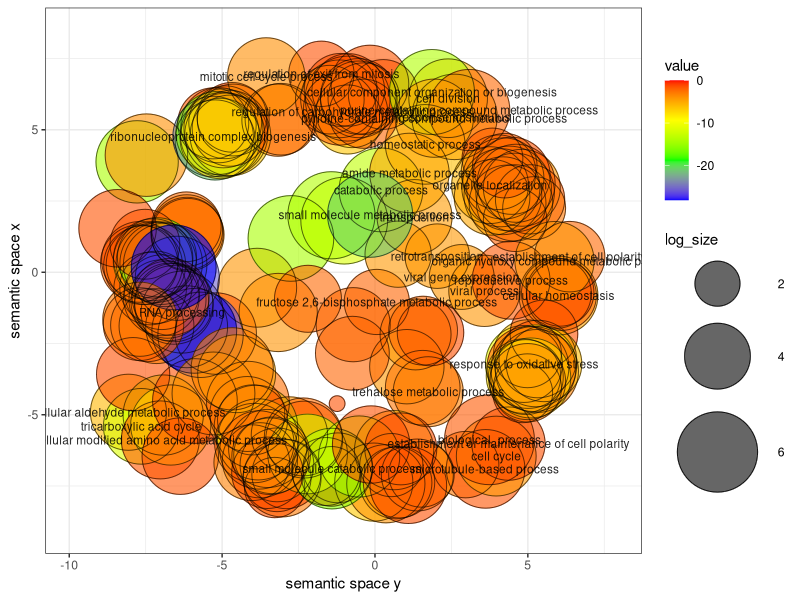

The R source for this figure:
# A plotting R script produced by the Revigo server at http://revigo.irb.hr/
# If you found Revigo useful in your work, please cite the following reference:
# Supek F et al. "REVIGO summarizes and visualizes long lists of Gene Ontology
# terms" PLoS ONE 2011. doi:10.1371/journal.pone.0021800

# --------------------------------------------------------------------------
# If you don't have the ggplot2 package installed, uncomment the following line:
# install.packages( "ggplot2" );
library( ggplot2 );

# --------------------------------------------------------------------------
# If you don't have the scales package installed, uncomment the following line:
# install.packages( "scales" );
library( scales );

# --------------------------------------------------------------------------
# Here is your data from Revigo. Scroll down for plot configuration options.

revigo.names <- c("term_ID","description","frequency","plot_X","plot_Y","log_size","value","uniqueness","dispensability");
revigo.data <- rbind(c("GO:0000096","sulfur amino acid metabolic process",0.6284080200527409,-2.7976890684165694,-5.71144672518914,5.4070695266584865,-4.204815410317576,0.7513636671306457,0.4200764),
c("GO:0000103","sulfate assimilation",0.10871549816971335,1.3275208656603286,-2.181608182597154,4.645127399258391,-4.196542884351586,0.8716535821191994,0.61343808),
c("GO:0000255","allantoin metabolic process",0.028502467087896045,2.96583044126969,-6.75081318000658,4.063746061613443,-2.8416375079047502,0.9525397625449709,0.53515942),
c("GO:0000256","allantoin catabolic process",0.022120178904915525,1.5198748682236478,-7.094323934223381,3.9536630637470913,-2.838631997765025,0.8980101791710855,0.52607924),
c("GO:0000280","nuclear division",0.43374453844241945,-5.116862355647386,5.162078306945008,5.24606259034848,-1.705533773838407,0.9105084248796378,0.5294018),
c("GO:0000375","RNA splicing, via transesterification reactions",0.7890999083342936,-6.786551284533225,-0.9635368681753625,5.505959454108139,-3.3615107430453626,0.7668381681869095,0.64070482),
c("GO:0000422","autophagy of mitochondrion",0.14793223462147911,0.6852271572307014,-7.3913238027782695,4.778896150054801,-3.2034256667895704,0.8249492055906028,0.62875582),
c("GO:0000460","maturation of 5.8S rRNA",0.18188659847964198,-6.124366771377045,1.3160982027361123,4.86863268466387,-4.086716098239582,0.7341881614391184,0.69847311),
c("GO:0000466","maturation of 5.8S rRNA from tricistronic rRNA transcript (SSU-rRNA, 5.8S rRNA, LSU-rRNA)",0.12304549500785934,-6.153044508326435,1.467005563226312,4.698900511659352,-4.082494490447453,0.7409311122417078,0.51949932),
c("GO:0000470","maturation of LSU-rRNA",0.1726835998231961,-6.1467193441260255,1.3597197012960038,4.84608339025569,-2.623423042943488,0.7331803816287739,0.69489856),
c("GO:0000479","endonucleolytic cleavage of tricistronic rRNA transcript (SSU-rRNA, 5.8S rRNA, LSU-rRNA)",0.07345415589845265,-6.171079306695991,1.5957722356725927,4.474857031317561,-2.3089185078770313,0.752752864513044,0.59273434),
c("GO:0000966","RNA 5'-end processing",0.16293664216619538,-7.166255286592121,-0.5309642244408133,4.820851429050545,-2.2941362877160807,0.8010631639952048,0.53478653),
c("GO:0002181","cytoplasmic translation",0.37754692803215667,-7.146589793647815,-1.891184717568999,5.185799878745934,-6.585026652029182,0.8337468814024593,0.40742207),
c("GO:0003333","amino acid transmembrane transport",0.729850220273859,4.336558365491218,2.414298432105004,5.472061314578336,-3.7520267336381936,0.9406695968324913,0.28020643),
c("GO:0005975","carbohydrate metabolic process",5.177832504046095,-7.780017337958754,3.874206264067271,6.322974310459075,-14.197910742118268,0.9117996459498419,0.15876713),
c("GO:0005976","polysaccharide metabolic process",1.5000124790594245,-3.853045475126044,-0.543647730621598,5.784921691257273,-4.063486257521107,0.8371996289579291,0.67734405),
c("GO:0005991","trehalose metabolic process",0.0813132558476454,1.7421243655101044,-4.193164365445367,4.519000603339641,-3.214670164989233,0.8833861411254145,0.07217485),
c("GO:0005996","monosaccharide metabolic process",1.0398527008253557,-2.344897958775339,-5.778515712088958,5.625798958668663,-2.309803919971486,0.7727750334053636,0.64867339),
c("GO:0006003","fructose 2,6-bisphosphate metabolic process",0.020200323608839624,0.05894011975796593,-1.0430131001786525,3.9142373477677412,-2.05453141486818,0.9002069150117368,0.09604616),
c("GO:0006066","alcohol metabolic process",1.085552640930793,-3.038394895654208,-7.217951430113805,5.644477979471213,-2.889410289700751,0.8270558884707871,0.40214077),
c("GO:0006081","cellular aldehyde metabolic process",0.5676347545201639,-8.063121658408491,-4.913416312367441,5.362896967802544,-5.749579997691106,0.8960722328666122,0.13467306),
c("GO:0006082","organic acid metabolic process",8.445551746967404,-3.89222223810293,-5.432442486267725,6.535454260345129,-13.935542010773082,0.7502666118249873,0.53857455),
c("GO:0006091","generation of precursor metabolites and energy",2.4286809447125486,-6.926380767352223,-5.011911670542608,5.994197012048046,-13.089909454405932,0.8786668243139837,0.16329012),
c("GO:0006099","tricarboxylic acid cycle",0.4936760212682554,-7.6450231001564495,-5.4073752459317195,5.302270305083983,-11.455931955649724,0.855972473970304,0.13244398),
c("GO:0006102","isocitrate metabolic process",0.04427481675104267,-3.202629457049686,-7.209156770386434,4.255007021791755,-1.5030703519267852,0.8160251402393849,0.66019511),
c("GO:0006103","2-oxoglutarate metabolic process",0.005614346064550162,-3.283295154203671,-7.55530808533845,3.358315640082196,-1.5016894462103996,0.8436604308970824,0.55476187),
c("GO:0006109","regulation of carbohydrate metabolic process",0.1316676143695951,-0.7554478499526165,5.628645791038863,4.7283131918551256,-6.116338564846383,0.956927416800488,-0),
c("GO:0006121","mitochondrial electron transport, succinate to ubiquinone",0.027114264027656546,0.7574495754544318,0.6333790497557862,4.042063349432156,-4.226945306635737,0.890622884065338,0.66243088),
c("GO:0006139","nucleobase-containing compound metabolic process",18.39314412781983,-2.7497007139286076,1.1859484555218516,6.873482138619112,-14.331614083309999,0.8941144815618616,0.15341964),
c("GO:0006259","DNA metabolic process",5.572970721566783,-6.9927635573037605,0.31800699568019664,6.3549130597720795,-5.406713932979542,0.8126642248150433,0.64503033),
c("GO:0006260","DNA replication",1.4421509940592292,-7.584785597518522,0.24867492726191556,5.767837581402916,-2.701146923590293,0.8341503303270422,0.66164169),
c("GO:0006261","DNA-templated DNA replication",0.8777086143070274,-7.71334447060038,0.30418808604269915,5.552177685196805,-2.1617807780923743,0.8425467935875736,0.62403964),
c("GO:0006278","RNA-templated DNA biosynthetic process",0.17927264165344634,-7.354715933291432,-0.5716919518916961,4.862346087237822,-1.8927900303521317,0.8079249791634779,0.52804717),
c("GO:0006310","DNA recombination",1.827734239452524,-7.491412067945538,0.2658521392038623,5.870739739053611,-4.110698297493689,0.8298170987132298,0.48885058),
c("GO:0006366","transcription by RNA polymerase II",0.5182403236462522,-6.9881271494051145,-0.8954215291022937,5.323359371070169,-2.0530567293021744,0.7865087688649633,0.60857946),
c("GO:0006396","RNA processing",4.402491558667012,-6.31040327883366,-1.3998819123519501,6.2525248812610785,-25.139661993429005,0.7322571920795743,0),
c("GO:0006397","mRNA processing",1.2042316958165515,-6.582106576018026,-1.064582344810195,5.689537048003264,-7.476253533188435,0.7593668206608984,0.67661264),
c("GO:0006399","tRNA metabolic process",2.3934466773236682,-7.154632942823449,0.3496947977124319,5.987850309592963,-4.82102305270683,0.8128257173857828,0.67362954),
c("GO:0006412","translation",4.432288697403288,-6.160158509403414,-1.9129210145754727,6.255454388144548,-10.214670164989233,0.7860736159858009,0.56825396),
c("GO:0006468","protein phosphorylation",3.756826993126081,-5.209211666996438,-2.1513218686579556,6.183647586752504,-1.7144426909922261,0.8115188911792922,0.56453391),
c("GO:0006520","amino acid metabolic process",5.5080894579711925,-7.475242039172717,4.108461669629398,6.349827285704941,-3.844663962534938,0.911080441131045,0.16090486),
c("GO:0006530","asparagine catabolic process",0.004821790416682932,-1.4277645069983864,-7.164471072765852,3.292256071356476,-1.4975728800155672,0.7823816232001011,0.55896558),
c("GO:0006536","glutamate metabolic process",0.2664808378012222,-3.2055576976062423,-6.759523247040444,5.034496102960969,-4.4698003017969175,0.7666857503808544,0.34270487),
c("GO:0006537","glutamate biosynthetic process",0.08302881884939528,-4.003945637812732,-5.181573445521195,4.528067840594207,-1.4436974992327127,0.7636711697163597,0.68113712),
c("GO:0006575","cellular modified amino acid metabolic process",1.0867980855202988,-7.021321970479119,-5.883975943523009,5.644975954811678,-1.6108339156354676,0.8889760588175354,0.14611488),
c("GO:0006631","fatty acid metabolic process",1.7695330877461002,-3.9480186480397026,-5.993748904881681,5.856685398354459,-3.237321436272564,0.7322320027017241,0.62487897),
c("GO:0006694","steroid biosynthetic process",0.22341700669847356,-7.911274183437909,-3.57740606612463,4.957947119978726,-1.342944147142896,0.8918302454087725,0.19448075),
c("GO:0006749","glutathione metabolic process",0.32127301568063965,1.0422591012066271,-3.314416208873147,5.115703683637,-4.199282921717615,0.8501235676768343,0.67492488),
c("GO:0006790","sulfur compound metabolic process",2.3822573668416673,-6.67976824218381,-5.360731940015862,5.985815233869408,-7.149353764816934,0.8789374904624336,0.16283073),
c("GO:0006793","phosphorus metabolic process",12.714975181439863,-5.889378789794517,-4.519213527518843,6.713141707407333,-1.359518563029578,0.8495755508687189,0.21542039),
c("GO:0006865","amino acid transport",1.027831453048388,4.18399829473192,2.6843621509347355,5.620749050094252,-3.480172006224281,0.9582006124254929,0.29033959),
c("GO:0006950","response to stress",6.596819705552286,5.300088394571284,-3.4657374927455833,6.428160883324095,-3.2284125191187445,0.9303632615228549,0.50285572),
c("GO:0006979","response to oxidative stress",0.7667902052527142,4.871827455662982,-3.2185246483225147,5.493504057283511,-10.209714835966759,0.9337810269729876,-0),
c("GO:0006995","cellular response to nitrogen starvation",0.043420727279583266,4.989408462426978,-2.859948157129482,4.2465478177418206,-6.4179366370882915,0.917756878261169,0.4026485),
c("GO:0006996","organelle organization",6.55438598080312,-4.86465094237746,4.831972171354721,6.4253582825587365,-7.112382699664264,0.8895479389273938,0.61792488),
c("GO:0006997","nucleus organization",0.10902316728767422,-5.289732888524027,5.22443901464842,4.64635470602076,-1.6216020990518623,0.9205418476073889,0.31968779),
c("GO:0007017","microtubule-based process",1.352798959497502,3.619019436567667,-6.900450520707004,5.74006015726112,-1.5058454059815571,0.9808194120890072,0.02013565),
c("GO:0007039","protein catabolic process in the vacuole",0.011585588305934947,0.5348558564321406,-6.767797644630382,3.672836454171397,-2.85078088734462,0.8761685117321317,0.34568462),
c("GO:0007049","cell cycle",2.051845347681118,3.9664203300124328,-6.451498417107701,5.920971251397435,-4.193141970481182,0.9799027822409156,0.0213323),
c("GO:0007062","sister chromatid cohesion",0.14127181355586196,-4.635695002917769,5.342662750761379,4.7588891934869215,-1.449771646944906,0.8893575113681981,0.69331249),
c("GO:0007064","mitotic sister chromatid cohesion",0.07411625984030447,-4.678296574724351,5.436506558479053,4.478754024145899,-1.3615107430453628,0.8948632751863123,0.65586746),
c("GO:0007096","regulation of exit from mitosis",0.021093794727398026,-1.7531483863854047,6.963485476942341,3.9330314951024055,-1.3655227298392685,0.9749921790738423,0.12834906),
c("GO:0007163","establishment or maintenance of cell polarity",0.22665860852530942,4.366275395365438,-6.014045642220402,4.964203040909922,-1.3655227298392685,0.9839394575535636,0.01623094),
c("GO:0008033","tRNA processing",1.3800535206429487,-6.577179371478228,-1.1459807546781118,5.748722810452788,-3.1260984021355385,0.7572092790513252,0.68906316),
c("GO:0008150","biological_process",100,3.7454687458049523,-5.878351178659191,7.608826117220222,-1.6695862266508092,1,-0),
c("GO:0008380","RNA splicing",0.9583080778010037,-6.709563149357323,-1.039356967429604,5.59033237091941,-4.539102157243452,0.7660339558964527,0.65672306),
c("GO:0008643","carbohydrate transport",0.7524675924733993,4.8029335174556875,2.9637904942620836,5.485315327452051,-4.039053804266168,0.9593931674304644,0.26655801),
c("GO:0009056","catabolic process",9.05402280817628,0.19722792457913502,2.8900897888451675,6.565667808795279,-13.079876673709276,0.9301642212309634,0.10558269),
c("GO:0009058","biosynthetic process",28.507692540195496,-1.005859646597587,1.8111362835522247,7.06378821024573,-11.596879478824182,0.9160034789163941,0.19349584),
c("GO:0009059","macromolecule biosynthetic process",16.264263355707197,-5.70545528647078,-2.196299048347342,6.820060570164805,-25.954677021213342,0.7815202805235456,0.44983471),
c("GO:0009063","amino acid catabolic process",1.1404334275161834,-0.03862521413747905,-7.364465175484138,5.66589698238364,-6.560667306169737,0.8012820475628244,0.54278291),
c("GO:0009064","glutamine family amino acid metabolic process",1.1274251772087973,-3.511217800526685,-6.184271500406541,5.660914783748703,-3.079876673709276,0.7396706470102857,0.62584895),
c("GO:0009069","serine family amino acid metabolic process",0.6705709959781001,-3.429202380313589,-6.456872922678537,5.435272465699856,-2.5331323796458904,0.752290714665358,0.68670761),
c("GO:0009070","serine family amino acid biosynthetic process",0.3891275936322042,-4.176839010486624,-4.974559310447429,5.198920881950529,-1.360513510731414,0.7373067497269126,0.64946302),
c("GO:0009311","oligosaccharide metabolic process",0.35118829935821205,1.5617303184880784,-4.052615634754764,5.154369188295109,-2.721246399047171,0.8774499591835357,0.57639118),
c("GO:0009448","gamma-aminobutyric acid metabolic process",0.061034168944607795,-2.898410694195034,-7.085704249126863,4.394416655665352,-1.3585258894959005,0.7937355266690488,0.41102137),
c("GO:0009450","gamma-aminobutyric acid catabolic process",0.04411729016264669,-1.5991072708974567,-6.992930653667456,4.253459164339838,-1.3565473235138126,0.7527511711175615,0.65564464),
c("GO:0009451","RNA modification",1.762112108620884,-7.25405247690981,0.484685592178993,5.854860248682681,-2.028260409112222,0.8153965999665663,0.64482619),
c("GO:0009628","response to abiotic stimulus",0.9321586641272724,5.325606373567001,-3.0452206360491347,5.578317093840565,-1.4202164033831899,0.9434341544489054,0.3770446),
c("GO:0010467","gene expression",13.02581206063927,-5.9107922789251655,-2.0566483769360575,6.723630996379145,-28.100179497572903,0.7683305330594934,0.59009057),
c("GO:0010468","regulation of gene expression",13.833180130521608,-0.8943110198565802,6.093146509383648,6.7497482160021365,-1.5044556624535514,0.9311002802630547,0.5161741),
c("GO:0010506","regulation of autophagy",0.20040827938088707,-1.1206044620234998,6.3990206417847695,4.910747099756023,-1.4145392704914994,0.9553337270875897,0.30209366),
c("GO:0010628","positive regulation of gene expression",0.484610858376656,-0.5463723792421598,6.170774442449226,5.294221453198817,-2.050122295963125,0.9441926134771169,0.68345106),
c("GO:0010629","negative regulation of gene expression",1.0018051070218412,-1.1601171380597903,6.085231293890487,5.609610414869414,-3.8728952016351923,0.9322554306900454,0.28098188),
c("GO:0015074","DNA integration",0.7519531697081687,-7.684751359737775,0.42986858321170973,5.485018322449735,-1.6675615400843946,0.8449890133961139,0.61318739),
c("GO:0015711","organic anion transport",1.3397267140135802,4.583751475713144,2.7990266313498586,5.735843121663261,-1.8041003475907662,0.9571321558602969,0.35002373),
c("GO:0015846","polyamine transport",0.06511509212524091,5.072779499273681,2.5577429825539553,4.422524181905646,-1.7569619513137056,0.9636427307954399,0.34009929),
c("GO:0015847","putrescine transport",0.010903793540533634,5.206030949566584,2.2501832932809402,3.646501750031612,-2.7931741239681505,0.9647440591787831,0.18623643),
c("GO:0015849","organic acid transport",1.1193297873770105,4.118338915927604,2.9657062517470854,5.657785122793393,-2.260427655549908,0.9578624873135587,0.34201463),
c("GO:0016032","viral process",0.1208475068291468,3.5799400685548717,-0.6525242576713208,4.69107264693143,-4.0746879085003505,1,-0),
c("GO:0016042","lipid catabolic process",1.1775407844952093,0.35526438659385967,-7.422205582123237,5.6798029723004975,-4.013676222949234,0.8374357098017277,0.54495073),
c("GO:0016043","cellular component organization",12.335614236288208,-4.983919959019906,4.825456938702916,6.699986972694328,-6.528708288941061,0.8850359092058714,0.69983316),
c("GO:0016051","carbohydrate biosynthetic process",1.1871720585638565,-3.1654756993446833,-1.4123512720943767,5.683340673392301,-4.009661145212399,0.8325162738234607,0.65875673),
c("GO:0016052","carbohydrate catabolic process",1.673968598354507,0.6254534202015519,-6.242283049502148,5.8325740519931975,-5.220403508742176,0.7953336356497102,0.56995872),
c("GO:0016070","RNA metabolic process",8.105171248384922,-6.862768362989229,0.25801005159458107,6.517588433595825,-22.18775530319963,0.8032159792371266,0.6180467),
c("GO:0016071","mRNA metabolic process",1.6631731043434954,-7.264948270090918,0.39391636875742575,5.82976420252634,-6.168770306132936,0.8202529534532561,0.63966487),
c("GO:0016072","rRNA metabolic process",1.615169337882767,-7.130817871326354,0.5260065679144585,5.817044829787213,-15.97061622231479,0.8208246972756958,0.6370804),
c("GO:0016074","sno(s)RNA metabolic process",0.07743170225545092,-7.525036453405171,0.9823762952695343,4.497758718287268,-1.8041003475907662,0.8651327322392423,0.44893898),
c("GO:0016310","phosphorylation",6.253736641437635,-5.282440302712832,-4.254027285015081,6.404965865659897,-3.785156151952302,0.8365226717245451,0.59655615),
c("GO:0019080","viral gene expression",0.018386306489342266,2.837227226419325,-0.1658643752418103,3.873378736409141,-4.070581074285707,0.9904822641052863,-0),
c("GO:0019318","hexose metabolic process",0.7471461474091479,-2.315884690429595,-5.872290099007462,5.482233098635759,-1.869666231504994,0.7753880989614695,0.62481194),
c("GO:0019379","sulfate assimilation, phosphoadenylyl sulfate reduction by phosphoadenylyl-sulfate reductase (thioredoxin)",0.029046426088450886,1.8163496037049056,-2.11691020773444,4.071955610302981,-1.3655227298392685,0.8837451267935396,0.55216565),
c("GO:0019395","fatty acid oxidation",0.4167661258368661,-3.7629024763112224,-6.598675935313191,5.228721084278399,-3.381951903287907,0.7621086471776166,0.69355977),
c("GO:0019725","cellular homeostasis",1.4799573752742623,6.0018737587206825,-0.8174325637482316,5.779076036136566,-4.7544873321858505,0.9637240543690344,-0),
c("GO:0019740","nitrogen utilization",0.04040310857062293,5.527255648566281,-2.1651024583067793,4.215267343431722,-1.4461169733561257,0.9115281887429034,0.68209795),
c("GO:0022414","reproductive process",1.0417430198861073,4.4510201311403295,-0.2807334705785217,5.62658773183261,-1.6038006529042637,1,-0),
c("GO:0022613","ribonucleoprotein complex biogenesis",2.67307113984418,-5.2940200221620515,4.7621326718418615,6.035837023444256,-23.806875401645538,0.8841753920420833,0.0221688),
c("GO:0030010","establishment of cell polarity",0.09436581050801783,6.366700094416209,0.5469872040648005,4.583652108542044,-2.198596289982645,0.985119348964998,0.01482119),
c("GO:0030258","lipid modification",0.6585497482011325,-6.367240840645507,-6.453946084778041,5.4274163177532,-1.4921441283041692,0.8690858243008653,0.65654959),
c("GO:0031123","RNA 3'-end processing",0.3622643876048038,-6.969151845165554,-0.7000369851083348,5.167854700092016,-2.46344155742847,0.7866778912821367,0.58365699),
c("GO:0031667","response to nutrient levels",0.48384783896411304,5.529221359610652,-3.2151346213243435,5.293537121475543,-5.910094888560602,0.9467981218234065,0.28906315),
c("GO:0032196","transposition",0.39154710357584865,1.294692591181563,1.935751077161341,5.2016128522671305,-4.423658649794207,0.9831010652072899,0.01725483),
c("GO:0032197","retrotransposition",0.0167076637817477,2.037184061149692,0.5641875372099328,3.831805808674391,-4.245651664288981,0.9869986079833479,0.0126503),
c("GO:0032200","telomere organization",0.19561848655247202,-4.898086488164882,5.263704169518696,4.900241465533459,-2.6345120151091,0.9137387924971366,0.48893091),
c("GO:0032543","mitochondrial translation",0.2116271260982126,-7.451729388488806,-1.8564771843155883,4.934402491862127,-1.8416375079047504,0.8420959740973868,0.5074634),
c("GO:0032784","regulation of DNA-templated transcription elongation",0.1820096661268263,-0.873892172960819,6.397883788259366,4.868926432549143,-1.3288271572849168,0.9540834060571836,0.31239547),
c("GO:0032787","monocarboxylic acid metabolic process",3.2972997825985404,-3.8239779909242424,-5.865300385158362,6.126984864672973,-7.928117992693875,0.7399561192138744,0.62874754),
c("GO:0033500","carbohydrate homeostasis",0.07885682560984572,6.099093378017675,-0.8140501157115623,4.505678952441556,-2.318758762624413,0.9696385890723916,0.6817176),
c("GO:0033554","cellular response to stress",4.425081855984172,5.0027786901125175,-3.3413444705374316,6.254747656865193,-1.8356471442155629,0.8988999098542223,0.63571703),
c("GO:0034219","carbohydrate transmembrane transport",0.6040381645572954,4.566266540185912,2.435382707381094,5.389892255442063,-3.570247719997592,0.9299987536876282,0.35476826),
c("GO:0034486","vacuolar transmembrane transport",0.012816264777778473,4.58487969357877,1.8412384666755381,3.7166709755601355,-2.010995384301463,0.9568332270265716,0.18840317),
c("GO:0034599","cellular response to oxidative stress",0.33220388410355384,4.857542299873749,-3.6445003660605866,5.1302340301621,-7.610833915635467,0.8889658876170663,0.63145638),
c("GO:0034654","nucleobase-containing compound biosynthetic process",10.209893841355267,-6.465376301710455,-0.21261063985433143,6.617847437707689,-25.416801226031378,0.8067038261412526,0.64379051),
c("GO:0034764","positive regulation of transmembrane transport",0.07510326237072297,0.2701782590626621,6.238903269993322,4.484499141895491,-1.5003129173815961,0.9666382385674823,0.48987727),
c("GO:0040029","epigenetic regulation of gene expression",0.1618659536356915,-3.17266531094608,5.337239444948979,4.81798822066788,-2.844663962534938,0.8798749863133359,0.33226163),
c("GO:0042026","protein refolding",0.19468809513975832,-7.69753735330551,-1.8203981493901842,4.8981709930144,-2.0048037084028207,0.8444006985694319,0.37860758),
c("GO:0042180","cellular ketone metabolic process",0.5098151125200113,-4.028665766290896,-6.682859942702649,5.316240908445637,-3.2298847052128985,0.8164446172345295,0.36781444),
c("GO:0042182","ketone catabolic process",0.07783044143232823,-1.2163785946215468,-6.863828820628302,4.499989334334184,-1.7166987712964503,0.7831518303439234,0.62653253),
c("GO:0042221","response to chemical",4.302858452859503,5.25746776102918,-3.2851339665179897,6.242583414694064,-7.560667306169737,0.9336826579123612,0.36785954),
c("GO:0042254","ribosome biogenesis",2.27256471155331,-5.2277920478735,4.6423737651937,5.965342835560622,-21.24033215531037,0.867749546315015,0.67345966),
c("GO:0042592","homeostatic process",1.9296957851447603,1.6431744261779064,4.487247546098863,5.894315508737042,-6.112945621949043,1,-0),
c("GO:0042593","glucose homeostasis",0.07836947772699569,5.9338413102785035,-0.7417143902041301,4.502986698753511,-2.3205721033878812,0.967161996392824,0.68134573),
c("GO:0043170","macromolecule metabolic process",33.33895178165279,-1.425168806486101,1.9990666589103467,7.131778079538736,-13.790484985457368,0.9135980441462412,0.16312329),
c("GO:0043255","regulation of carbohydrate biosynthetic process",0.06159289606282476,-0.8946725865007403,5.361067998298689,4.398374086151356,-6.406713932979542,0.9234766104637903,0.23694662),
c("GO:0043414","macromolecule methylation",0.926246494356536,-8.41899146712159,1.542677764279889,5.575553837877205,-1.4509967379742121,0.9085613168947274,0.18763724),
c("GO:0043467","regulation of generation of precursor metabolites and energy",0.06326907741747564,-0.37043103202992506,5.561577348439752,4.410034503205366,-2.1313555616051745,0.9591052472701878,0.22241126),
c("GO:0043603","amide metabolic process",1.8259719107448442,1.1257603899758852,3.484317652152038,5.870320784365006,-4.876148359032914,0.9432533520421166,0.06390362),
c("GO:0043605","amide catabolic process",0.1467581692673404,1.384816706458247,-7.114974135508512,4.775435675751987,-3.2204035087421756,0.8827419711283919,0.43258932),
c("GO:0043648","dicarboxylic acid metabolic process",1.21236154458955,-3.795073574535188,-6.236871137273737,5.692459140583425,-2.5421181032660076,0.7661946842826773,0.48719335),
c("GO:0043933","protein-containing complex organization",2.844366536607136,-4.729170993990816,4.800930046619494,6.062812042956448,-6.407823242604133,0.8998637360331099,0.46487104),
c("GO:0044085","cellular component biogenesis",6.870847051478853,-5.150493063188744,4.887655050105591,6.445836543142857,-15.777283528852417,0.8933253187186523,0.5352279),
c("GO:0044248","cellular catabolic process",3.339716277877099,-0.5169297299102631,-6.465745475419786,6.132535999945928,-12.528708288941061,0.8003424026097246,0.62640016),
c("GO:0044273","sulfur compound catabolic process",0.14801838197450817,0.8447149808433452,-6.198002792017474,4.779148980741438,-1.3809066693732572,0.793623630328413,0.62977843),
c("GO:0044281","small molecule metabolic process",14.792283225323425,-0.1594030785530997,2.0178143209323305,6.778861392387942,-20.671620396561263,0.9247625040418719,0.09045988),
c("GO:0044282","small molecule catabolic process",2.800286166738645,-1.40644953078419,-6.89004503712287,6.05602890327554,-15.869666231504993,0.7640743615621449,0.06798304),
c("GO:0044283","small molecule biosynthetic process",6.191735160786158,-4.15550281111974,-4.578868601526118,6.400638651157823,-2.4271283977995197,0.7624572256100214,0.6199216),
c("GO:0045471","response to ethanol",0.004935012652092536,4.8324786460679,-4.23001812504786,3.302330928684399,-1.4412914294668342,0.9318228989430151,0.43806755),
c("GO:0045727","positive regulation of translation",0.13300166766507346,-0.36419422785759337,6.091633331799202,4.732691230068507,-1.6516951369518393,0.9491250419125072,0.62173306),
c("GO:0045814","negative regulation of gene expression, epigenetic",0.1342348054898607,-3.0761530819281258,5.3697544714764875,4.736699207590028,-2.5543957967264026,0.868852105825967,0.65100765),
c("GO:0046185","aldehyde catabolic process",0.1262994035994136,0.7862195031311441,-7.368138761053123,4.7102358698535545,-3.223298816011589,0.8263974324623593,0.61938652),
c("GO:0046395","carboxylic acid catabolic process",1.9536964376986525,-2.2038903932963083,-6.37726351437226,5.899683738300032,-12.009661145212398,0.6863653748284373,0.58168481),
c("GO:0046434","organophosphate catabolic process",0.8689954248863754,-0.12734406239198187,-6.045481864275309,5.547844826597646,-1.4801720062242814,0.7982597654666972,0.54006253),
c("GO:0046496","nicotinamide nucleotide metabolic process",1.058017485549766,-4.52430659196921,-3.5611155825588936,5.633319962082531,-4.903089986991944,0.7298788367110207,0.40086903),
c("GO:0046685","response to arsenic-containing substance",0.04697738228321105,4.985516623887548,-4.059287442571,4.280737673504682,-2.540607512240769,0.9315598862471408,0.52396775),
c("GO:0046835","carbohydrate phosphorylation",0.2672561639784837,-0.7393825440311504,-2.841929135277973,5.035757836775955,-2.048662481204082,0.8246373788287297,0.43061696),
c("GO:0046942","carboxylic acid transport",1.1120195691342598,4.616223811109989,3.1223198465693742,5.654939497755384,-2.0639892042847903,0.9578886555073062,0.34172957),
c("GO:0048193","Golgi vesicle transport",0.8168762763038021,4.4694137046905,3.3851441085340728,5.520983698589199,-1.442492798094342,0.940515566093708,0.52721925),
c("GO:0048285","organelle fission",0.5008139448049479,-4.740498642666555,5.049128567086631,5.3085046539438085,-1.8210230527068305,0.9093162268372554,0.53743419),
c("GO:0050896","response to stimulus",16.94347616187058,2.6013797390192956,5.451481154130606,6.83782868559364,-4.847711655616943,1,-0),
c("GO:0051156","glucose 6-phosphate metabolic process",0.2974889621857917,-0.7132900920629384,-1.8406062549420075,5.0823005563818535,-2.2204035087421756,0.8759004201425035,0.48421574),
c("GO:0051168","nuclear export",0.3518627100647823,4.041539205895876,3.5088388852931955,5.15520238783117,-2.9829666607012197,0.9366141647528554,0.60326866),
c("GO:0051247","positive regulation of protein metabolic process",0.68826812364321,-0.5311087967106468,6.066552012685612,5.446585315795559,-2.8210230527068307,0.9438792399412931,0.33457861),
c("GO:0051276","chromosome organization",1.530548023678806,-4.957807284163254,5.049951474193131,5.793673765853863,-5.1911141326401875,0.8988560848924335,0.47407832),
c("GO:0051301","cell division",1.377833380287743,2.3930846689578624,6.10617284186429,5.748023584395164,-5.562249437179612,0.9807808826948932,0.0201855),
c("GO:0051457","maintenance of protein location in nucleus",0.006387210888867896,3.841987249106946,3.990738735256498,3.4143046881283317,-1.5058454059815571,0.9549804823417104,0.46347226),
c("GO:0051640","organelle localization",0.7240192751502643,3.7637596444128967,3.057170046668308,5.468577711266099,-5.756961951313706,0.9611191855521997,-0),
c("GO:0051649","establishment of localization in cell",3.464570867298568,4.1973627895769905,3.2906380422111288,6.14847586426008,-3.034798298974088,0.9256634797109393,0.33834139),
c("GO:0051656","establishment of organelle localization",0.4847117738473472,3.829541676533594,2.62744291209997,5.294311880902013,-4.966576244513051,0.9510693845058837,0.25512897),
c("GO:0051716","cellular response to stimulus",13.811589142499587,5.179724502678368,-3.397232451244414,6.749069834706852,-2.279014255846261,0.9007731361491498,0.6276778),
c("GO:0051726","regulation of cell cycle",0.9785034787039558,-0.16493548513839687,6.604486065963401,5.5993895729336165,-1.5346171485515816,0.9661709909524041,0.17208806),
c("GO:0055085","transmembrane transport",12.953593503918547,4.385492186589927,2.938802798813221,6.721216453410256,-3.0824944904474534,0.9221892292970529,0.49691902),
c("GO:0055086","nucleobase-containing small molecule metabolic process",5.031190018367107,-4.6704483870606746,-3.389970091632205,6.310497039098203,-3.2992962828549808,0.7369542233730727,0.59636014),
c("GO:0061610","glycerol to glycerone phosphate metabolic process",1.9690823549496406E-05,-1.237939045260253,-4.611166690673272,0.9542425094393249,-1.360513510731414,0.8588843178223363,0.40496079),
c("GO:0062012","regulation of small molecule metabolic process",0.17313402741189082,-1.1544457277441287,5.7327615388063995,4.847214712241026,-2.1152046360510193,0.9571973568739067,0.28400722),
c("GO:0062014","negative regulation of small molecule metabolic process",0.05410053770224137,-1.4775079210902982,6.0563016817627835,4.342047446258668,-2.4001169279263124,0.9390475329383208,0.56550643),
c("GO:0062197","cellular response to chemical stress",0.37857577356261785,4.933582556215261,-3.679705484920224,5.18698174857321,-6.111259039317107,0.8913098943897729,0.6637442),
c("GO:0065003","protein-containing complex assembly",2.452194249383591,-5.061985190583997,4.692872034935813,5.99838141208376,-7.924453038607469,0.8763763347141118,0.68044902),
c("GO:0070086","ubiquitin-dependent endocytosis",0.016806117899495182,4.246263319212664,3.740369765913281,3.834357112718405,-2.0056828473303634,0.9461568969638567,0.45104729),
c("GO:0070813","hydrogen sulfide metabolic process",0.056894173293326175,1.57411569759061,-2.049516686038582,4.363912685794346,-2.1630432629404495,0.8778873331053123,0.58176503),
c("GO:0070814","hydrogen sulfide biosynthetic process",0.033545779269510814,-2.191118242859165,-0.9321212333131507,4.134495855834674,-2.161150909262745,0.8593419862243213,0.55824997),
c("GO:0070887","cellular response to chemical stimulus",2.1752846591599666,5.096122030969665,-3.7095290226132267,5.946342695005116,-7.0034883278458215,0.8856872171965366,0.42286),
c("GO:0071840","cellular component organization or biogenesis",14.26840886478907,1.8632432129325005,6.32427075029445,6.763201727108629,-13.920818753952375,0.9740726526202491,0.02949184),
c("GO:0071897","DNA biosynthetic process",0.7699653505500705,-6.68436720234427,-0.8633728325327142,5.4952986766316325,-1.5072396109731625,0.7804852396581841,0.61482406),
c("GO:0072350","tricarboxylic acid metabolic process",0.12563729965756182,-3.5184841153434587,-7.037754407556855,4.7079532081514905,-1.4473317838878068,0.8095025891493727,0.36643739),
c("GO:0072521","purine-containing compound metabolic process",3.3101012792586566,3.083014502474196,5.693041619512693,6.128667711565982,-2.214670164989233,0.9390343664085313,0.06972401),
c("GO:0072523","purine-containing compound catabolic process",0.6943599721788354,1.0897433648406034,-7.47243200692178,5.450412323089719,-1.3757179041643317,0.8681974988913893,0.51126715),
c("GO:0072524","pyridine-containing compound metabolic process",1.1765094776118044,1.9405449585902643,5.406064409668781,5.679422445182735,-4.616184634019569,0.9460006610968662,0.06019083),
c("GO:0090304","nucleic acid metabolic process",13.388603177774023,-6.5834820283019235,0.1698107822317292,6.7355614561517365,-28.077793722560983,0.8089489339336969,0.53830305),
c("GO:0140053","mitochondrial gene expression",0.2964650393612179,-7.691599879235257,-1.649697727702188,5.080803198719711,-2.9956786262173574,0.84228251213368,0.39640902),
c("GO:0141067","intracellular nitrogen homeostasis",0.04040310857062293,6.056403932907065,-0.7062718954752943,4.215267343431722,-1.4400933749638876,0.9702218907832602,0.64381319),
c("GO:0170041","non-proteinogenic amino acid metabolic process",0.6785063978685472,-3.3668757813079915,-6.4233778639318775,5.440381629102565,-4.034798298974088,0.7607067765361087,0.57871243),
c("GO:1901615","organic hydroxy compound metabolic process",1.6412842926152864,5.872526008032866,0.3919173558085972,5.82401057106121,-4.068033885271827,0.9439462227730873,0.06296147),
c("GO:1901701","cellular response to oxygen-containing compound",0.5621065558086429,4.992315392010937,-3.837046215803776,5.358646658683822,-3.8728952016351923,0.8832037457263869,0.69619444),
c("GO:1903047","mitotic cell cycle process",0.8772532640124455,-3.558147181285719,6.871190611152336,5.551952317828498,-3.7931741239681505,0.9453456126661527,0.01902593));

one.data <- data.frame(revigo.data);
names(one.data) <- revigo.names;
one.data <- one.data [(one.data$plot_X != "null" & one.data$plot_Y != "null"), ];
one.data$plot_X <- as.numeric( as.character(one.data$plot_X) );
one.data$plot_Y <- as.numeric( as.character(one.data$plot_Y) );
one.data$log_size <- as.numeric( as.character(one.data$log_size) );
one.data$value <- as.numeric( as.character(one.data$value) );
one.data$frequency <- as.numeric( as.character(one.data$frequency) );
one.data$uniqueness <- as.numeric( as.character(one.data$uniqueness) );
one.data$dispensability <- as.numeric( as.character(one.data$dispensability) );
#head(one.data);


# --------------------------------------------------------------------------
# Names of the axes, sizes of the numbers and letters, names of the columns,
# etc. can be changed below

p1 <- ggplot( data = one.data );
p1 <- p1 + geom_point( aes( plot_X, plot_Y, colour = value, size = log_size), alpha = I(0.6) );
p1 <- p1 + scale_colour_gradientn( colours = c("blue", "green", "yellow", "red"), limits = c( min(one.data$value), 0) );
p1 <- p1 + geom_point( aes(plot_X, plot_Y, size = log_size), shape = 21, fill = "transparent", colour = I (alpha ("black", 0.6) ));
p1 <- p1 + scale_size( range=c(5, 30)) + theme_bw(); # + scale_fill_gradientn(colours = heat_hcl(7), limits = c(-300, 0) );
ex <- one.data [ one.data$dispensability < 0.15, ];
p1 <- p1 + geom_text( data = ex, aes(plot_X, plot_Y, label = description), colour = I(alpha("black", 0.85)), size = 3 );
p1 <- p1 + labs (y = "semantic space x", x = "semantic space y");
p1 <- p1 + theme(legend.key = element_blank()) ;
one.x_range = max(one.data$plot_X) - min(one.data$plot_X);
one.y_range = max(one.data$plot_Y) - min(one.data$plot_Y);
p1 <- p1 + xlim(min(one.data$plot_X)-one.x_range/10,max(one.data$plot_X)+one.x_range/10);
p1 <- p1 + ylim(min(one.data$plot_Y)-one.y_range/10,max(one.data$plot_Y)+one.y_range/10);


# --------------------------------------------------------------------------
# Output the plot to screen

p1;

# Uncomment the line below to also save the plot to a file.
# The file type depends on the extension (default=pdf).

# ggsave("/path_to_your_file/revigo-plot.pdf");

